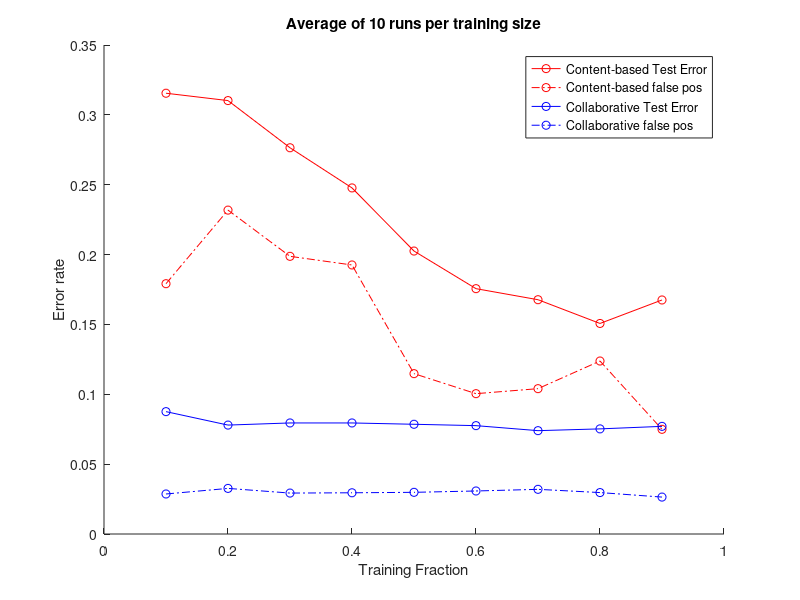

Write the MATLAB code that produced this figure.
TRAIN_FRACS = .1:.1:.9;
RUNS_PER_FRAC = 10;
NUM_TRAIN_FRACS = length(TRAIN_FRACS);
%num of neighbours
k=1;

load('merged_perceptron.mat');
perE=meanTestErrorMat_const_w;
perF=meanTestFalsePosMat_const_w;

load('merged_naive.mat');
naiE=meanTestErrorMat;
naiF=meanTestFalsePosMat;


h = figure; 
hold on;

plot(TRAIN_FRACS,perE, 'r-o');
plot(TRAIN_FRACS,perF, 'r-.o');

plot(TRAIN_FRACS,naiE, 'b-o');
plot(TRAIN_FRACS,naiF, 'b-.o');



xlabel('Training Fraction');
ylabel('Error rate');
legend('Content-based Test Error', 'Content-based false pos','Collaborative Test Error', 'Collaborative false pos');
txt = sprintf('Average of %d runs per training size', RUNS_PER_FRAC);
title(txt)
saveas(h, 'comparativeMOD.fig');
